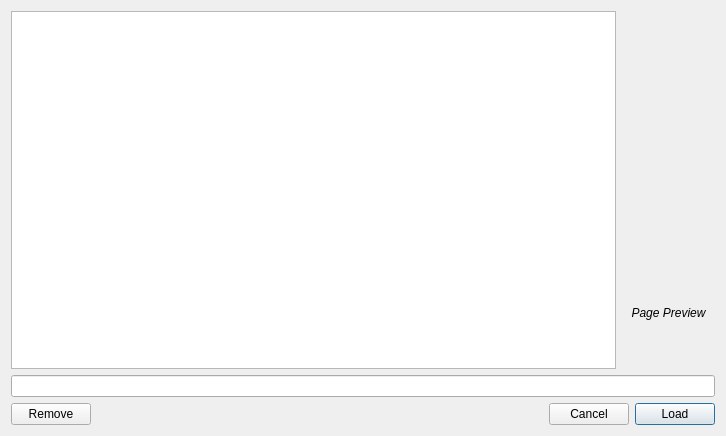
<?xml version="1.0" encoding="UTF-8"?>
<ui version="4.0">
 <class>Bookmark_Dialog</class>
 <widget class="QDialog" name="Bookmark_Dialog">
  <property name="windowModality">
   <enum>Qt::ApplicationModal</enum>
  </property>
  <property name="geometry">
   <rect>
    <x>0</x>
    <y>0</y>
    <width>726</width>
    <height>436</height>
   </rect>
  </property>
  <property name="sizePolicy">
   <sizepolicy hsizetype="Preferred" vsizetype="Preferred">
    <horstretch>0</horstretch>
    <verstretch>0</verstretch>
   </sizepolicy>
  </property>
  <property name="windowTitle">
   <string>Bookmark manager</string>
  </property>
  <property name="windowIcon">
   <iconset resource="../../rsc/main_window_view.qrc">
    <normaloff>:/icons/elementary3-icon-theme/apps/64/office-database.svg</normaloff>:/icons/elementary3-icon-theme/apps/64/office-database.svg</iconset>
  </property>
  <layout class="QVBoxLayout" name="verticalLayout_3">
   <item>
    <layout class="QHBoxLayout" name="horizontalLayout">
     <item>
      <widget class="QTableView" name="bookmark_table">
       <property name="sizePolicy">
        <sizepolicy hsizetype="MinimumExpanding" vsizetype="Expanding">
         <horstretch>0</horstretch>
         <verstretch>0</verstretch>
        </sizepolicy>
       </property>
       <property name="autoFillBackground">
        <bool>false</bool>
       </property>
       <property name="frameShape">
        <enum>QFrame::StyledPanel</enum>
       </property>
       <property name="autoScroll">
        <bool>true</bool>
       </property>
       <property name="autoScrollMargin">
        <number>9</number>
       </property>
       <property name="editTriggers">
        <set>QAbstractItemView::AnyKeyPressed|QAbstractItemView::EditKeyPressed|QAbstractItemView::SelectedClicked</set>
       </property>
       <property name="tabKeyNavigation">
        <bool>true</bool>
       </property>
       <property name="showDropIndicator" stdset="0">
        <bool>false</bool>
       </property>
       <property name="dragDropOverwriteMode">
        <bool>false</bool>
       </property>
       <property name="alternatingRowColors">
        <bool>true</bool>
       </property>
       <property name="selectionMode">
        <enum>QAbstractItemView::ContiguousSelection</enum>
       </property>
       <property name="selectionBehavior">
        <enum>QAbstractItemView::SelectRows</enum>
       </property>
       <property name="showGrid">
        <bool>true</bool>
       </property>
       <property name="sortingEnabled">
        <bool>true</bool>
       </property>
       <property name="wordWrap">
        <bool>true</bool>
       </property>
      </widget>
     </item>
     <item>
      <widget class="QFrame" name="verticalFrame">
       <property name="sizePolicy">
        <sizepolicy hsizetype="Minimum" vsizetype="Minimum">
         <horstretch>0</horstretch>
         <verstretch>0</verstretch>
        </sizepolicy>
       </property>
       <property name="frameShape">
        <enum>QFrame::NoFrame</enum>
       </property>
       <property name="frameShadow">
        <enum>QFrame::Raised</enum>
       </property>
       <layout class="QVBoxLayout" name="verticalLayout">
        <item>
         <spacer name="vertical_spacer_top">
          <property name="orientation">
           <enum>Qt::Vertical</enum>
          </property>
          <property name="sizeType">
           <enum>QSizePolicy::Expanding</enum>
          </property>
          <property name="sizeHint" stdset="0">
           <size>
            <width>20</width>
            <height>40</height>
           </size>
          </property>
         </spacer>
        </item>
        <item>
         <widget class="QLabel" name="page_image_label">
          <property name="text">
           <string/>
          </property>
          <property name="pixmap">
           <pixmap resource="../../rsc/main_window_view.qrc">:/icons/pynocchio_icon_2.png</pixmap>
          </property>
          <property name="scaledContents">
           <bool>true</bool>
          </property>
          <property name="alignment">
           <set>Qt::AlignCenter</set>
          </property>
         </widget>
        </item>
        <item>
         <widget class="QLabel" name="page_preview_label">
          <property name="enabled">
           <bool>true</bool>
          </property>
          <property name="font">
           <font>
            <italic>true</italic>
           </font>
          </property>
          <property name="text">
           <string>Page Preview</string>
          </property>
          <property name="alignment">
           <set>Qt::AlignCenter</set>
          </property>
         </widget>
        </item>
        <item>
         <spacer name="vertical_spacer_botton">
          <property name="orientation">
           <enum>Qt::Vertical</enum>
          </property>
          <property name="sizeType">
           <enum>QSizePolicy::Fixed</enum>
          </property>
          <property name="sizeHint" stdset="0">
           <size>
            <width>20</width>
            <height>40</height>
           </size>
          </property>
         </spacer>
        </item>
       </layout>
      </widget>
     </item>
    </layout>
   </item>
   <item>
    <widget class="QLineEdit" name="line_edit_path">
     <property name="readOnly">
      <bool>true</bool>
     </property>
    </widget>
   </item>
   <item>
    <layout class="QGridLayout" name="grid_layout">
     <item row="1" column="1">
      <widget class="QPushButton" name="button_remove">
       <property name="text">
        <string>Remove</string>
       </property>
       <property name="icon">
        <iconset resource="../../rsc/main_window_view.qrc">
         <normaloff>:/icons/elementary3-icon-theme/actions/64/list-remove.svg</normaloff>:/icons/elementary3-icon-theme/actions/64/list-remove.svg</iconset>
       </property>
      </widget>
     </item>
     <item row="1" column="2">
      <spacer name="horizontalSpacer">
       <property name="orientation">
        <enum>Qt::Horizontal</enum>
       </property>
       <property name="sizeHint" stdset="0">
        <size>
         <width>40</width>
         <height>20</height>
        </size>
       </property>
      </spacer>
     </item>
     <item row="1" column="3">
      <widget class="QPushButton" name="button_cancel">
       <property name="text">
        <string>Cancel</string>
       </property>
       <property name="icon">
        <iconset resource="../../rsc/main_window_view.qrc">
         <normaloff>:/icons/elementary3-icon-theme/actions/48/dialog-cancel.svg</normaloff>:/icons/elementary3-icon-theme/actions/48/dialog-cancel.svg</iconset>
       </property>
      </widget>
     </item>
     <item row="1" column="4">
      <widget class="QPushButton" name="button_load">
       <property name="text">
        <string>Load</string>
       </property>
       <property name="icon">
        <iconset resource="../../rsc/main_window_view.qrc">
         <normaloff>:/icons/elementary3-icon-theme/actions/48/dialog-apply.svg</normaloff>:/icons/elementary3-icon-theme/actions/48/dialog-apply.svg</iconset>
       </property>
       <property name="default">
        <bool>true</bool>
       </property>
      </widget>
     </item>
    </layout>
   </item>
  </layout>
  <zorder></zorder>
  <zorder>line_edit_path</zorder>
 </widget>
 <resources>
  <include location="../../rsc/main_window_view.qrc"/>
  <include location="../../rsc/main_window_view.qrc"/>
  <include location="../../rsc/main_window_view.qrc"/>
 </resources>
 <connections>
  <connection>
   <sender>button_cancel</sender>
   <signal>clicked()</signal>
   <receiver>Bookmark_Dialog</receiver>
   <slot>close()</slot>
   <hints>
    <hint type="sourcelabel">
     <x>515</x>
     <y>317</y>
    </hint>
    <hint type="destinationlabel">
     <x>380</x>
     <y>164</y>
    </hint>
   </hints>
  </connection>
 </connections>
</ui>
